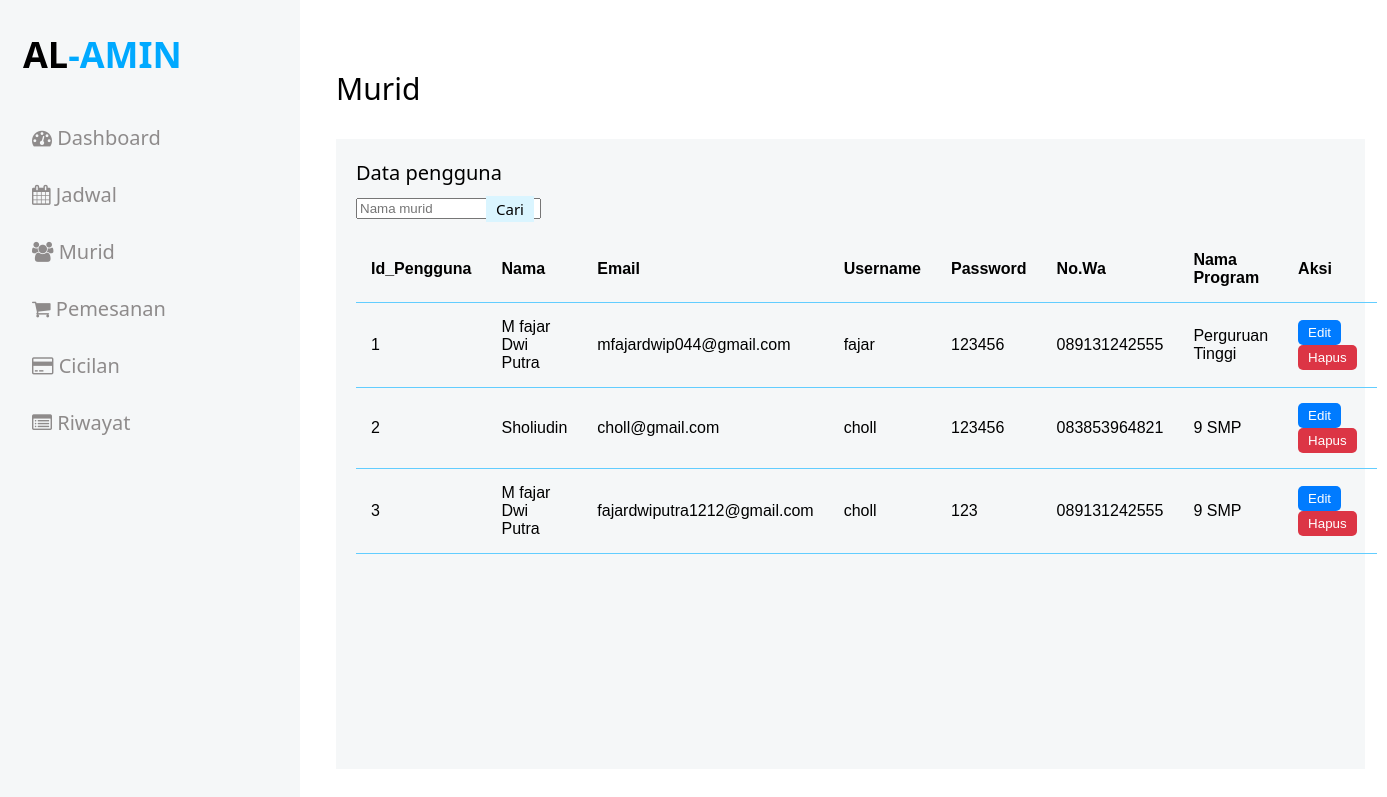
/murid.php, run on an earlier commit of the app's database.
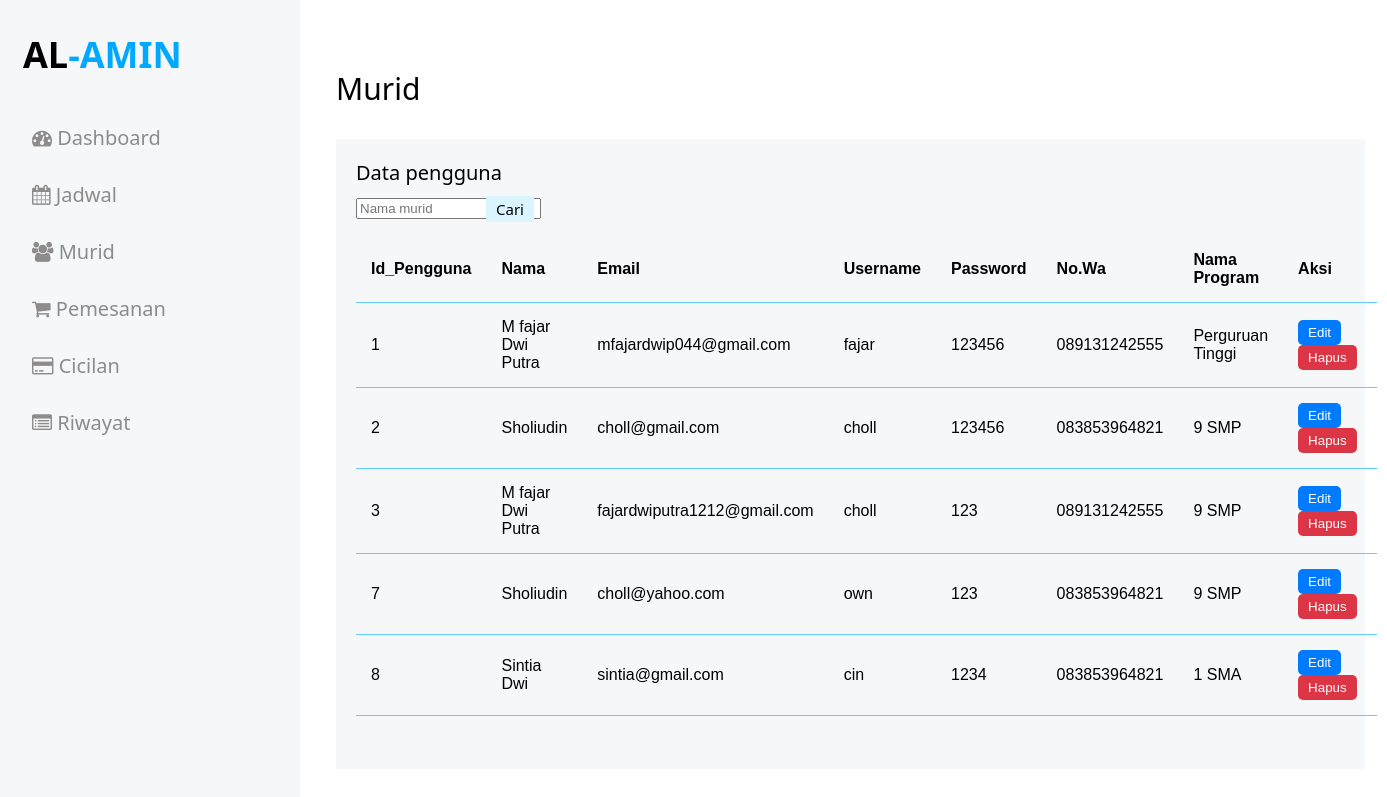
And on a later commit of the database.
### tables this page shows
CREATE TABLE `data_pengguna` (
  `id_pengguna` int(11) NOT NULL,
  `nama` varchar(50) NOT NULL,
  `email` varchar(50) NOT NULL,
  `username` varchar(15) NOT NULL,
  `password` varchar(20) NOT NULL,
  `no_wa` char(13) NOT NULL,
  `jenis_kelamin` varchar(10) NOT NULL,
  `status` varchar(10) NOT NULL,
  `id_program` char(10) NOT NULL
);

CREATE TABLE `paket_program` (
  `id_program` char(10) NOT NULL,
  `nama_program` varchar(20) NOT NULL,
  `harga` int(20) NOT NULL,
  `deskripsi` varchar(150) NOT NULL
);

### murid.php (the view, shortened to what this page needs)
<!Doctype HTML>
<html>
<head>
    <link rel="stylesheet" href="css/style.css" type="text/css" />
    <link rel="stylesheet" href="https://cdnjs.cloudflare.com/ajax/libs/font-awesome/4.7.0/css/font-awesome.min.css">
</head>
<body>
    <div id="mySidenav" class="sidenav">
        <p class="logo" style="position: relative; right: 5px;"><span>AL</span>-AMIN</p>
        <a href="index.php" class="icon-a"><i class="fa fa-dashboard icons"></i> Dashboard</a>
        <a href="jadwal.php" class="icon-a"><i class="fa fa-calendar icons"></i> Jadwal</a>
        <a href="murid.php" class="icon-a"><i class="fa fa-users icons"></i> Murid</a>
        <a href="pemesanan.php" class="icon-a"><i class="fa fa-shopping-cart"></i> Pemesanan</a>
        <a href="cicilan.php" class="icon-a"><i class="fa fa-credit-card"></i> Cicilan</a>
        <a href="riwayat.php" class="icon-a"><i class="fa fa-list-alt icons"></i> Riwayat</a>
    </div>
    <div id="main">
        <div id="main">
        </div>
        <div class="head">
            <div class="col-div-6">
                <span style="font-size:30px;cursor:pointer; color: black;" class="nav">Murid</span>
            </div>
        </div>
        <?php
        require_once('php/koneksi.php');
        $query = "SELECT
                data_pengguna.id_pengguna,
                data_pengguna.nama,
                data_pengguna.email,
                data_pengguna.username,
                data_pengguna.password,
                data_pengguna.no_wa,
                paket_program.nama_program
            FROM
                data_pengguna
            JOIN
                paket_program ON data_pengguna.id_program = paket_program.id_program";
        $result = $conn->query($query);
        ?>
        <div class="col-div-81" style="position: relative; top: 30px; left: 20px;">
            <div class="box-9" style="height: 630px;">
                <div class="content-box">
                    <div class="bulan-container">
                        <p>Data pengguna</p>
                        <input style="position: relative; top: 10px;" type="text" id="pembayaran_jan" name="pembayaran_jan" class="pembayaran-input" placeholder="Nama murid" required>
                    </div>
                    <p><span style="position: relative; right: 82%; bottom: 13px;" id="searchSpan">Cari</span>
                        <br />
                    <table>
                        <tr>
                            <th>Id_Pengguna</th>
                            <th>Nama</th>
                            <th>Email</th>
                            <th>Username</th>
                            <th>Password</th>
                            <th>No.Wa</th>
                            <th>Nama Program</th>
                            <th>Aksi </th>
                        </tr>
                        <?php
                        while ($row = $result->fetch_assoc()) {
                            echo "<tr>";
                            echo "<td>" . $row["id_pengguna"] . "</td>";
                            echo "<td>" . $row["nama"] . "</td>";
                            echo "<td>" . $row["email"] . "</td>";
                            echo "<td>" . $row["username"] . "</td>";
                            echo "<td>" . $row["password"] . "</td>";
                            echo "<td>" . $row["no_wa"] . "</td>";
                            echo "<td>" . $row["nama_program"] . "</td>";
                            echo "<td><button class='edit-button' onclick='editRow(this)'>Edit</button> <button class='delete-button' onclick='deleteRow(this)'>Hapus</button></td>";
                            echo "</tr>";
                        }
                        ?>
                    </table>
                </div>
            </div>
        </div>
</body>
</html>

### css/style.css (style rules this page uses)
body { margin:0px; padding: 0px; background-color:white; overflow: hidden; font-family: system-ui; }
.logo { margin: 0px; margin-left: 28px; font-weight: bold; color: #00A9FF; margin-bottom: 30px; }
.logo span { color: black; }
.sidenav { height: 100%; width: 300px; position: fixed; z-index: 1; top: 0; left: 0; background-color: #F5F7F8; overflow: hidden; transition: 0.5s; padding-top: 30px; }
.sidenav a { padding: 15px 8px 15px 32px; text-decoration: none; font-size: 20px; color: #8e8b8b; display: block; transition: 0.3s; }
.sidenav { position: absolute; top: 0; right: 25px; font-size: 36px; }
#main { transition: margin-left .5s; padding: 16px; margin-left: 300px; }
.head { padding:20px; }
.col-div-6 { width: 50%; float: left; }
.col-div-81 { width: 65%; float: left; }
.content-box { padding: 20px; }
.content-box p { margin: 0px; font-size: 20px; color: black; }
.content-box p span { float: right; background-color: #DAF5FF; padding: 3px 10px; font-size: 15px; }
.box-9, .box-4 { width: 150%; background-color: #F5F7F8; height: 150px; }
table { font-family: arial, sans-serif; border-collapse: collapse; width: 100%; }
td, th { text-align: left; padding:15px; color: BLA; border-bottom: 1px solid #62CDFF; }
button { padding: 5px 10px; background-color: #007bff; color: white; border: none; border-radius: 5px; cursor: pointer; margin-right: 5px; }
button.delete-button { padding: 5px 10px; background-color: #dc3545; color: white; border: none; border-radius: 5px; cursor: pointer; }

What changed in the data, as far as the page shows it:
added data_pengguna: id_pengguna "7", nama "Sholiudin", email "choll@yahoo.com", username "own", password "123", no_wa "083853964821", id_program.nama_program "9 SMP"
added data_pengguna: id_pengguna "8", nama "Sintia Dwi", email "sintia@gmail.com", username "cin", password "1234", no_wa "083853964821", id_program.nama_program "1 SMA"
